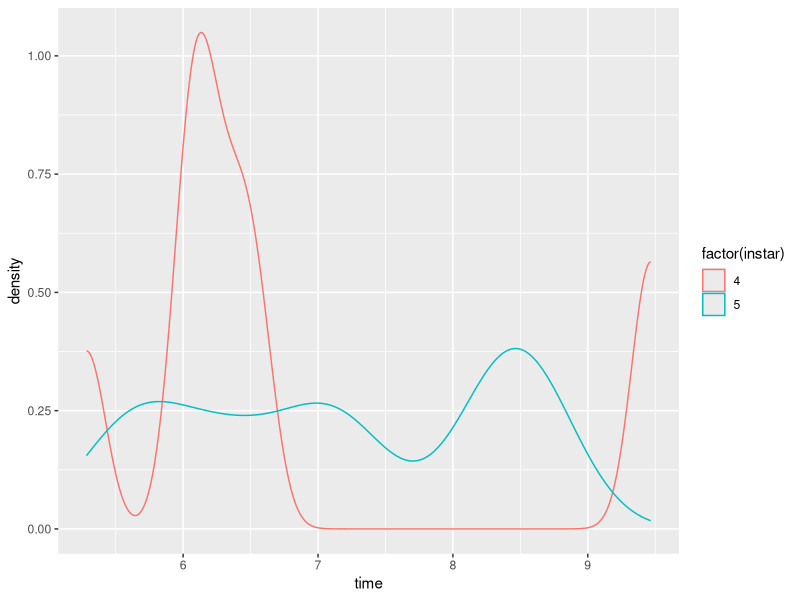

This chart was generated by the following R code: (Note: this script raises an error after producing the figure.)
## Taylor M. Hatcher
## Analysis of 6 hr and 24hr constant TPCs for P. rapae. Each caterpillar only experienced one temperature for 24 hours. 
library(ggplot2)
library(data.table)
library(dplyr)
library(patchwork)
library(reshape2)
library(viridis)
library(tidyverse)

setwd("~/Desktop/Repos/WARP2024")

#past data 
tpc1 = read.csv("PrapaeW.1999.ConstantTempTPCs.4thinstar.jul2021.xlsx - data.csv")
tpc1$instar=4

#past data that includes a 6 hour time weighing: "Prapae.NC_WA.2000.TRNS.leaf" for 4th instar caterpillars
#past data that includes some 9 hour weighings, some 6.5 hour weighings, and 24.5 hour weighings
tpc2 = read.csv("PrapaeW.1999.ConstantTempTPCs.5thinstar.jul2021.xlsx - data.csv")
names(tpc2)=names(tpc1)
tpc2$instar=5

tpc.p= rbind(tpc1, tpc2)

tpc.p$rgr= (log(tpc.p$fw) - log(tpc.p$Mo))/tpc.p$time
tpc.p$time.per= "past"

tpc.ps= tpc.p[,c("UniID","mom","ID","temp","instar","time","duration","mgain","rgr","time.per")]
#plot
ggplot(tpc.ps[tpc.ps$time>5 & tpc.ps$time<11,], aes(x=time, color=factor(instar), group=factor(instar)))+
  geom_density()
table(tpc.ps$time, tpc.ps$instar)

#recent 2024 TPC data
tpc.c = read.csv("2024PrapaeConstantTPCCombineddata.csv")


# Convert fw to numeric and drop nas
tpc.c$fw <- as.numeric(tpc.c$fw)

tpc.c$rgr= (log(tpc.c$fw) - log(tpc.c$M0))/tpc.c$duration
tpc.c$time.per= "current"

tpc.c$mom= tpc.c$Female
tpc.c$ID= tpc.c$Individual
tpc.c$UniID= paste(tpc.c$temp, tpc.c$mom, tpc.c$ID, sep=".")
#Calculate mass gained in each time treatment
tpc.c$mgain= tpc.c$fw - tpc.c$M0

#combine historic and current
tpc.cs= tpc.c[,c("UniID","mom","ID","temp","instar","time","duration","mgain","rgr","time.per")]


tpc= rbind(tpc.cs, tpc.ps)


######Plot

##Set up durations of 6hr and 24hr

tpc$dur=NA
tpc$time= as.numeric(tpc$time)
# tpc[tpc$time>5 & tpc$time<11 & tpc$time.per=="past","dur"]=6
tpc[tpc$time>5 & tpc$time<6.6 & tpc$time.per=="past","dur"]=6
tpc[tpc$time>20 & tpc$time<26 & tpc$time.per=="past","dur"]=24
tpc[tpc$time.per=="current","dur"]= tpc[tpc$time.per=="current","duration"]

tpc.plot = ggplot(tpc[tpc$dur %in% c(6,24),], aes(x=temp, y=rgr, color=time.per)) +
  geom_point(alpha=0.5) +
  facet_grid(dur ~ instar) +
  theme_bw() +
  xlab("Temperature (C)") +
  ylab("RGR (mg/mg/h)") +
  ggtitle("2024") +
  ylim(-0.10, 0.14)

###Code I am working on to plot family mean values #plot family mean values # superimpose plots???
tpc.agg.f <-tpc %>%
  group_by(mom) %>%
  dplyr::summarise(mean = mean(rgr, na.rm = TRUE),
                   se = sd(rgr, na.rm = TRUE)/length(value))

# Aggregate mean values with corrected standard error calculation
    tpc.agg <- tpc %>%
      group_by(temp, time.per, dur, instar) %>%
      dplyr::summarise(
        mean = mean(rgr, na.rm = TRUE),
        se = sd(rgr, na.rm = TRUE) / sqrt(n())
      )
    tpc$time.per <- factor(tpc$time.per, levels = c("past", "current"))
#Plot family mean values for constant tpc
    tpc.agg.f <- tpc %>% # new code added 11-22-24
      group_by(mom, temp, duration, instar)%>% # new code added 11-22-24
      dplyr::summarise(mean = mean(rgr, na.rm = TRUE), # new code added 11-22-24E)
                       se = sd(rgr, na.rm = TRUE/length(rgr)))# new code added 11-22-24
    
    #plot with error bars
    tpc.plot <- ggplot(tpc.agg[tpc.agg$dur %in% c(6, 24), ],aes(x = temp, y = mean, color = time.per, group = time.per)) +
      geom_point(alpha = 0.7, size = 2) + # Points for mean values
      geom_errorbar(aes(ymin = mean - se, ymax = mean +se), width = 0.3, alpha = 0.6) + # Error bars
      facet_grid(dur ~ instar) + #Facets for duration and instar
      theme_bw() +
      xlab("Temperature(°C)") +
      ylab("RGR (mg/mg/hr)") +
      ggtitle("Past vs. Present Constant TPC")
    ylim(-0.10, 0.14)
 

    
    
    # Fit a linear model and calculate predictions for each group
    #tpc.fit <- tpc.valid %>%
     # group_by(time.per, dur, instar) %>%
     # do({
       # model <- lm(mean ~ temp, data = .)
      #  data.frame(
       #   temp = seq(min(.$temp, na.rm = TRUE), max(.$temp, na.rm = TRUE), length.out = 100),  # Generate temperature sequence
       #   mean = predict(model, newdata = data.frame(temp = seq(min(.$temp, na.rm = TRUE), max(.$temp, na.rm = TRUE), length.out = 100))),
       #   time.per = unique(.$time.per),
       #   dur = unique(.$dur),
        #  instar = unique(.$instar)
       # )
    #   })
    
    
    
# Print the plot
print(tpc.plot)
    
setwd('/Volumes/GoogleDrive/Shared drives/TrEnCh/Projects/WARP/Analyses/figures/')
pdf("2024TRNfeeding_constant.pdf",height = 8, width = 8)
# Display the final plot
print(tpc.plot)
